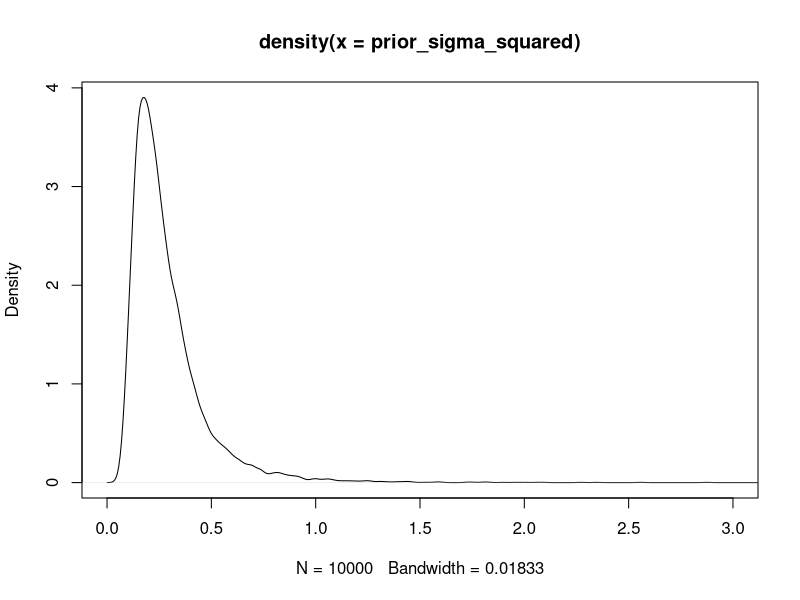
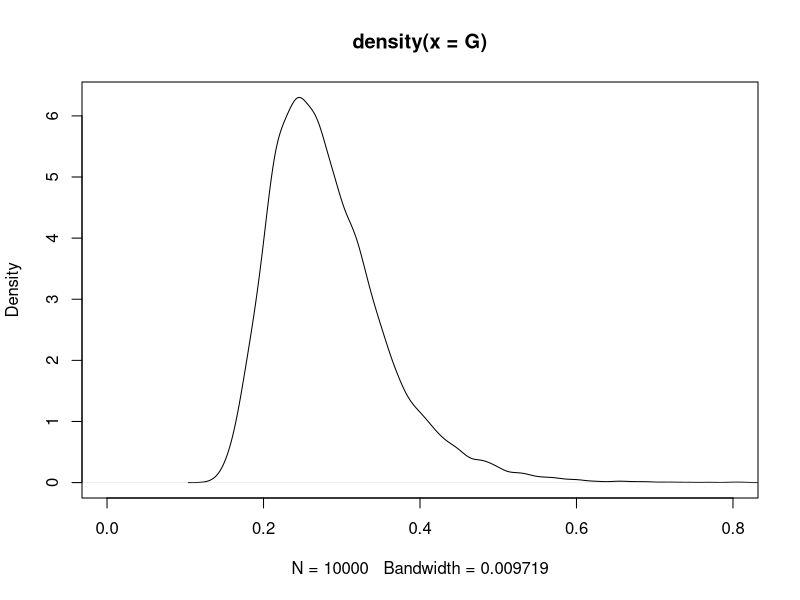
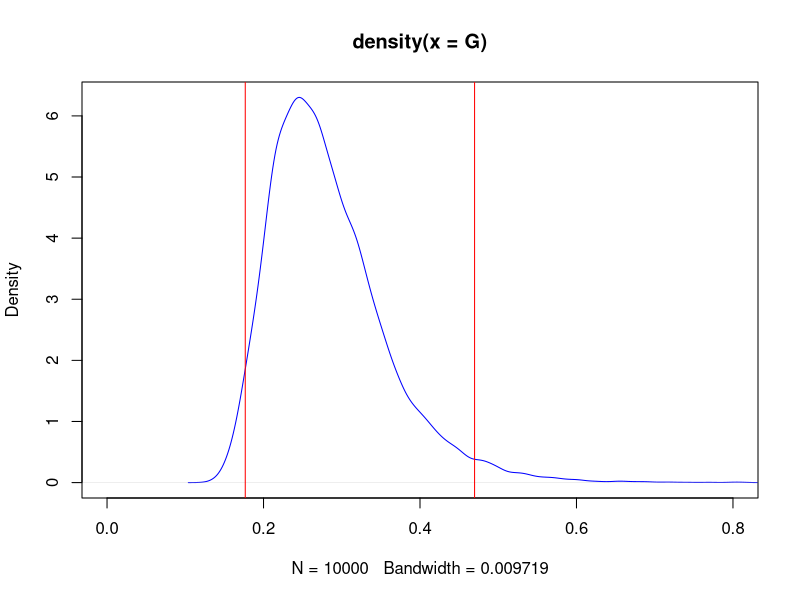
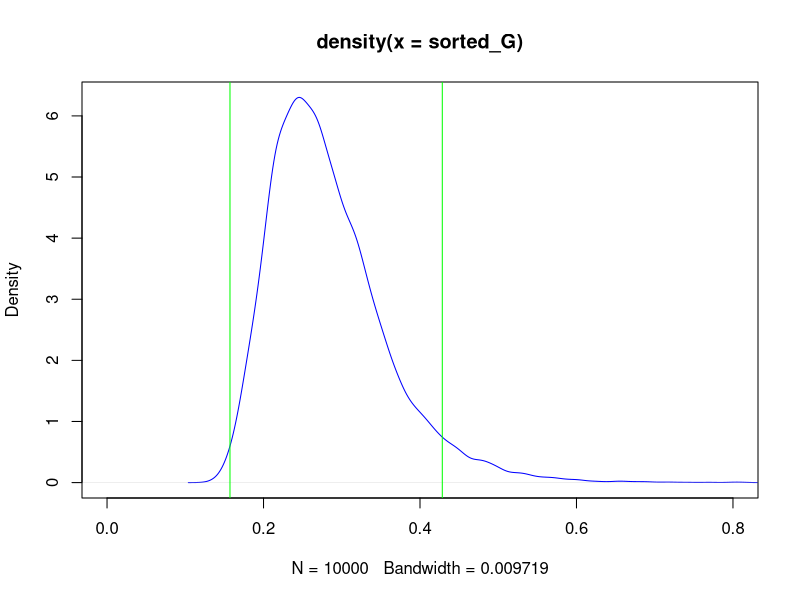
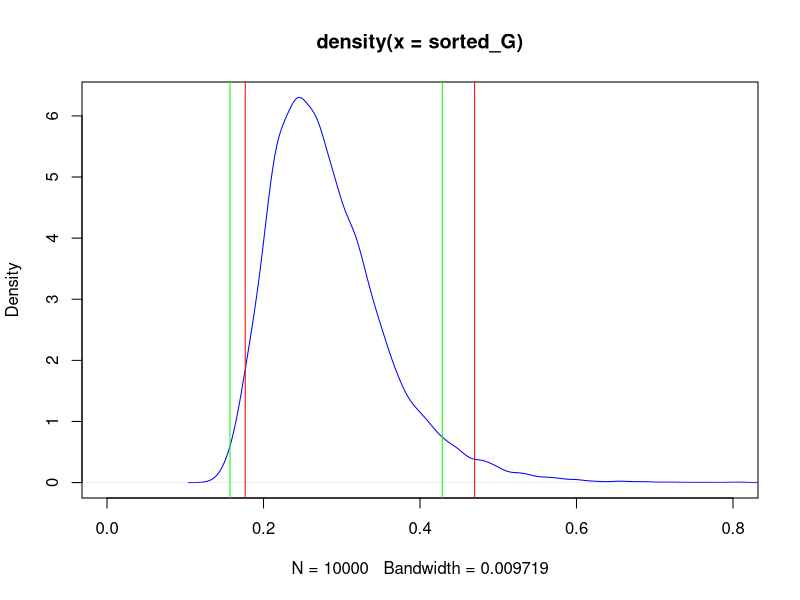

Write the R code that produced these figures, in order.
############################################################
##                  TASK 2                                ##
############################################################
# A 
monthly_income = c(33, 24, 48, 32, 55, 74, 23, 17)
n = length(monthly_income)
df = n - 1 # Lecture 6)
mean = 3.6
number_of_draws = 10000



# https://en.wikipedia.org/wiki/Inverse-chi-squared_distribution
# From wikipedia, inverse-chisq is related to chisq so we can sample
# from the rchisq distribution and get the 1/X
draws = rchisq(number_of_draws,n)

tao_sq = sum((log(monthly_income)-mean)^2) / n
upper = n * tao_sq

prior_sigma_squared = upper / draws

plot(density(prior_sigma_squared), xlim=c(0,3))

# B
# "https://en.wikipedia.org/wiki/Log-normal_distribution" 
s2 = prior_sigma_squared
x = sqrt(s2)/sqrt(2)
cdf = pnorm(sqrt(s2)/sqrt(2))
# cdf = ecdf(x)
G = 2 * cdf - 1
plot(density(G),xlim=c(0,.8))

# C
library("bayestestR")
interval = eti(G,0.95)
plot(density(G), col = "blue",xlim=c(0,.8))
abline(v= interval[2], col = "red")
abline(v= interval[3], col = "red")

# D
sorted_G = sort(G)
test = hdi(sorted_G, ci = 0.95)

plot(density(sorted_G), col = "blue",xlim=c(0,.8))
abline(v= test[2], col = "green")
abline(v= test[3], col = "green")

# Comparison
plot(density(sorted_G), col = "blue",xlim=c(0,.8))
abline(v= interval[2], col = "red")
abline(v= interval[3], col = "red")
abline(v= test[2], col = "green")
abline(v= test[3], col = "green")
